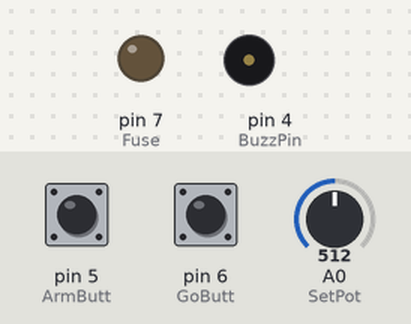
Recording of a sketch running on a simulated Arduino Uno, built with avr-gcc and run on an emulated ATmega328P. Parts: output pins drawn as LEDs (lit = HIGH), buzzer (waves = sounding). The test bench sets the inputs (shaded band); at power-on: pin 5 (ArmButt) HIGH, pin 6 (GoButt) HIGH, A0 (SetPot) = 512.

Above: at 1.2 s.
1.3 s: pin 5 (ArmButt) pulled LOW for 0.15 s
At 1.52 s:
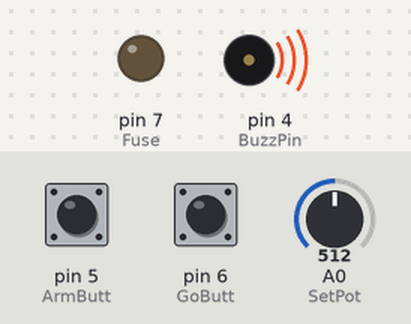
4.3 s: pin 6 (GoButt) pulled LOW for 0.15 s
At 5.2 s:
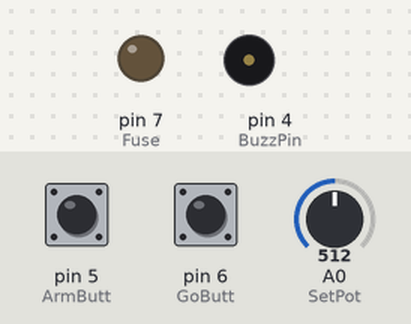
7.4 s: pin 6 (GoButt) pulled LOW for 1 s
Timing chart, 0 to 10.5 s (numbered marks = the images above; inputs shaded):
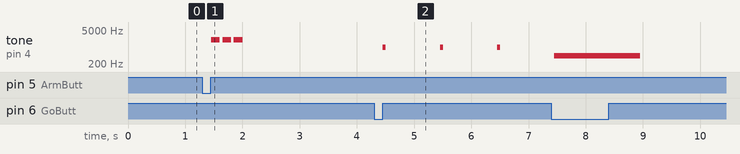

Measured:
- after the input at 1.3 s, tone on pin 4 (BuzzPin): alternates 2000 Hz for 0.15 s and silent for 0.05 s, 6 changes in all, then stays silent, starting after 0.15 s
- after the input at 4.3 s, tone on pin 4 (BuzzPin): alternates 1000 Hz for 0.05 s and silent for 0.95 s, starting after 0.15 s

The sketch:

Project_17_Rocket_Launcher.ino
```cpp
// Ardunaut, Arduining.com reproduced with kind permission
#define FuseTIME 1500 // Duration of fuse current in ms
#include <SoftwareSerial.h> // Call the SoftwareSerial library
#define Fuse 7 // Pin connected to fuse (your LED or igniter)
#define GoButt 6 // Pin connected to Launch button
#define ArmButt 5 // Pin connected to Arm button
#define BuzzPin 4 // Pin connected to piezo buzzer
#define TXdata 3 // Pin connected to RX of display
#define RXdata 2 // Not used
#define SetPot 0 // Analog pin connected to potentiometer
SoftwareSerial mySerialPort(RXdata, TXdata);
void setup() {
  pinMode(TXdata, OUTPUT);
  pinMode(RXdata, INPUT);
  pinMode(Fuse, OUTPUT);
  pinMode(ArmButt, INPUT); // Set Arm button pin to input
  pinMode(GoButt, INPUT); // Set Launch button pin to input
  digitalWrite(Fuse, LOW); // Open igniter circuit
  digitalWrite(ArmButt, HIGH); // Turn on resistor
  digitalWrite(GoButt, HIGH); // Turn on resistor
  mySerialPort.begin(9600);
  delay(10); // Wait for serial display startup
  mySerialPort.print("v"); // Reset the serial display
  mySerialPort.print("z"); // Brightness
  mySerialPort.write(0x40); // 3/4 intensity
  mySerialPort.print("w"); // Decimal point control
  mySerialPort.write(0x10); // Turn on colon in serial display
}
int DownCntr; // Countdown (1/10 seconds)
int Go = 0; // Stopped
void loop() {
  if (!digitalRead(GoButt) || !digitalRead(ArmButt)) {
    Go = 0; // Abort the countdown
    tone(BuzzPin, 440, 1500);
    delay(1500);
  }
  if (Go == 0) {
    WaitARM();
    WaitGO();
  }
  ShowTimer();
  if (DownCntr > 50) {
    if (DownCntr % 10 == 0)tone(BuzzPin, 1000, 50); // One beep/sec
  }
  else if (DownCntr % 2 == 0)tone(BuzzPin, 1000, 50); // Beep faster
  if (DownCntr == 0) {
    tone(BuzzPin, 440, FuseTIME); // Launch tone
    digitalWrite(Fuse, HIGH); // Close the fuse circuit
    delay(FuseTIME);
    digitalWrite(Fuse, LOW); // Open the fuse circuit
    Go = 0;
  }
  while (millis() % 100); // Wait 50 ms
  delay(50);
  DownCntr--;
}
void WaitGO() {
  ShowTimer();
  while (digitalRead(GoButt));
  Go = 1;
  delay(20);
  while (!digitalRead(GoButt)); // Debounce Launch button
}
void ReadTimer() {
  DownCntr = map(analogRead(SetPot), 0, 1023, 5, 60);
  DownCntr *= 10;
}
void ShowTimer() {
  String seconds = String (DownCntr, DEC);
  while (seconds.length() < 3)seconds = "0" + seconds; // Format to
  // 3 numbers
  mySerialPort.print(seconds); // Write to serial display
  mySerialPort.print(" "); // Last digit off
}
void WaitARM() {
  while (digitalRead(ArmButt) == 1) {
    ReadTimer();
    delay(50);
    ReadTimer();
    ShowTimer();
    delay(150);
  }
  Go = 0;
  ShowTimer();
  tone(BuzzPin, 2000, 150);
  delay(200);
  tone(BuzzPin, 2000, 150);
  delay(200);
  tone(BuzzPin, 2000, 150);
  delay(20);
  while (!digitalRead(ArmButt)); // Debounce Arm button
}
```
